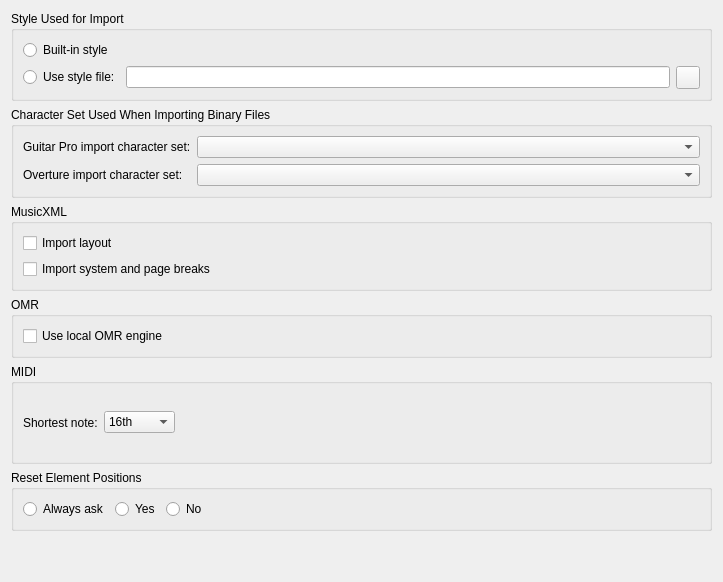
     <widget class="QWidget" name="tabImport">
      <property name="accessibleName">
       <string>Import tab</string>
      </property>
      <attribute name="title">
       <string>Import</string>
      </attribute>
      <layout class="QVBoxLayout" name="verticalLayout_10">
       <item>
        <widget class="QGroupBox" name="styleUsedForImport">
         <property name="title">
          <string>Style Used for Import</string>
         </property>
         <layout class="QVBoxLayout">
          <item>
           <widget class="QRadioButton" name="useImportBuiltinStyle">
            <property name="text">
             <string>Built-in style</string>
            </property>
           </widget>
          </item>
          <item>
           <layout class="QHBoxLayout">
            <item>
             <widget class="QRadioButton" name="useImportStyleFile">
              <property name="text">
               <string>Use style file:</string>
              </property>
             </widget>
            </item>
            <item>
             <widget class="QLineEdit" name="importStyleFile">
              <property name="accessibleName">
               <string>Use style file</string>
              </property>
              <property name="accessibleDescription">
               <string>Insert path to style file</string>
              </property>
             </widget>
            </item>
            <item>
             <widget class="QToolButton" name="styleFileButton">
              <property name="accessibleName">
               <string>Choose style</string>
              </property>
              <property name="accessibleDescription">
               <string>Opens a file dialog for selecting a style file</string>
              </property>
              <property name="text">
               <string notr="true"/>
              </property>
              <property name="icon">
               <iconset resource="musescore.qrc">
                <normaloff>:/data/icons/document-open.svg</normaloff>:/data/icons/document-open.svg</iconset>
              </property>
             </widget>
            </item>
           </layout>
          </item>
         </layout>
        </widget>
       </item>
       <item>
        <widget class="QGroupBox" name="characterSetUsedWhenImportingBinaryFiles">
         <property name="title">
          <string>Character Set Used When Importing Binary Files</string>
         </property>
         <layout class="QVBoxLayout" name="verticalLayout_12">
          <item>
           <layout class="QFormLayout" name="formLayout">
            <item row="2" column="0">
             <widget class="QLabel" name="label_49">
              <property name="text">
               <string>Overture import character set:</string>
              </property>
             </widget>
            </item>
            <item row="2" column="1">
             <widget class="QComboBox" name="importCharsetListOve">
              <property name="accessibleName">
               <string>Overture import character set</string>
              </property>
              <property name="accessibleDescription">
               <string>Choose Overture import character set</string>
              </property>
             </widget>
            </item>
            <item row="1" column="0">
             <widget class="QLabel" name="label_23">
              <property name="text">
               <string>Guitar Pro import character set:</string>
              </property>
             </widget>
            </item>
            <item row="1" column="1">
             <widget class="QComboBox" name="importCharsetListGP">
              <property name="accessibleName">
               <string>Guitar Pro import character set</string>
              </property>
              <property name="accessibleDescription">
               <string>Choose Guitar Pro import character set</string>
              </property>
             </widget>
            </item>
           </layout>
          </item>
         </layout>
        </widget>
       </item>
       <item>
        <widget class="QGroupBox" name="MusicXML">
         <property name="sizePolicy">
          <sizepolicy hsizetype="Preferred" vsizetype="Preferred">
           <horstretch>0</horstretch>
           <verstretch>0</verstretch>
          </sizepolicy>
         </property>
         <property name="accessibleName">
          <string notr="true">MusicXML</string>
         </property>
         <property name="title">
          <string notr="true">MusicXML</string>
         </property>
         <layout class="QVBoxLayout" name="verticalLayout_13">
          <item>
           <widget class="QCheckBox" name="importLayout">
            <property name="text">
             <string>Import layout</string>
            </property>
           </widget>
          </item>
          <item>
           <widget class="QCheckBox" name="importBreaks">
            <property name="text">
             <string>Import system and page breaks</string>
            </property>
           </widget>
          </item>
         </layout>
        </widget>
       </item>
       <item>
        <widget class="QGroupBox" name="groupBox_omr">
         <property name="title">
          <string>OMR</string>
         </property>
         <layout class="QGridLayout" name="gridLayout_omr">
          <item row="0" column="0">
           <widget class="QCheckBox" name="useLocalAvsOmr">
            <property name="text">
             <string>Use local OMR engine</string>
            </property>
           </widget>
          </item>
         </layout>
        </widget>
       </item>
       <item>
        <widget class="QGroupBox" name="MIDI">
         <property name="minimumSize">
          <size>
           <width>0</width>
           <height>100</height>
          </size>
         </property>
         <property name="accessibleName">
          <string notr="true">MIDI</string>
         </property>
         <property name="title">
          <string notr="true">MIDI</string>
         </property>
         <layout class="QHBoxLayout" name="horizontalLayout_10">
          <item>
           <widget class="QLabel" name="label_17">
            <property name="text">
             <string>Shortest note:</string>
            </property>
           </widget>
          </item>
          <item>
           <widget class="QComboBox" name="shortestNote">
            <property name="accessibleName">
             <string>Shortest note</string>
            </property>
            <property name="accessibleDescription">
             <string>Choose the shortest note value</string>
            </property>
            <property name="currentIndex">
             <number>2</number>
            </property>
            <item>
             <property name="text">
              <string>Quarter</string>
             </property>
            </item>
            <item>
             <property name="text">
              <string>Eighth</string>
             </property>
            </item>
            <item>
             <property name="text">
              <string>16th</string>
             </property>
            </item>
            <item>
             <property name="text">
              <string>32nd</string>
             </property>
            </item>
            <item>
             <property name="text">
              <string>64th</string>
             </property>
            </item>
           </widget>
          </item>
          <item>
           <spacer name="horizontalSpacer_16">
            <property name="orientation">
             <enum>Qt::Horizontal</enum>
            </property>
            <property name="sizeHint" stdset="0">
             <size>
              <width>525</width>
              <height>20</height>
             </size>
            </property>
           </spacer>
          </item>
         </layout>
        </widget>
       </item>
       <item>
        <widget class="QGroupBox" name="resetElementPositions">
         <property name="toolTip">
          <string>Reset element positions when importing scores from older MuseScore versions.</string>
         </property>
         <property name="title">
          <string>Reset Element Positions</string>
         </property>
         <layout class="QHBoxLayout" name="horizontalLayout_7">
          <item>
           <widget class="QRadioButton" name="resetElementPositionsAlwaysAsk">
            <property name="text">
             <string>Always ask</string>
            </property>
           </widget>
          </item>
          <item>
           <widget class="QRadioButton" name="resetElementPositionsYes">
            <property name="text">
             <string>Yes</string>
            </property>
           </widget>
          </item>
          <item>
           <widget class="QRadioButton" name="resetElementPositionsNo">
            <property name="text">
             <string>No</string>
            </property>
           </widget>
          </item>
          <item>
           <spacer name="horizontalSpacer_21">
            <property name="orientation">
             <enum>Qt::Horizontal</enum>
            </property>
            <property name="sizeHint" stdset="0">
             <size>
              <width>40</width>
              <height>20</height>
             </size>
            </property>
           </spacer>
          </item>
         </layout>
        </widget>
       </item>
       <item>
        <spacer>
         <property name="orientation">
          <enum>Qt::Vertical</enum>
         </property>
         <property name="sizeHint" stdset="0">
          <size>
           <width>20</width>
           <height>40</height>
          </size>
         </property>
        </spacer>
       </item>
      </layout>
     </widget>
